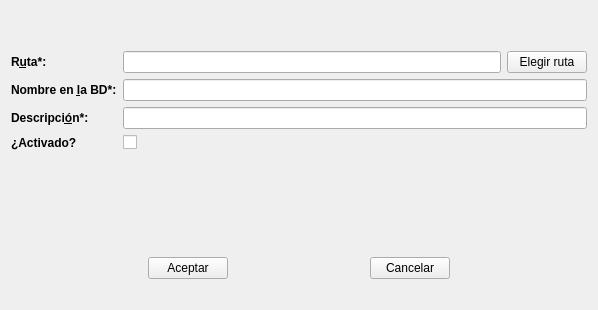
<?xml version="1.0" encoding="UTF-8"?>
<ui version="4.0">
 <class>Form</class>
 <widget class="QWidget" name="Form">
  <property name="geometry">
   <rect>
    <x>0</x>
    <y>0</y>
    <width>598</width>
    <height>310</height>
   </rect>
  </property>
  <property name="windowTitle">
   <string>Panel de administración</string>
  </property>
  <layout class="QVBoxLayout" name="verticalLayout">
   <item>
    <spacer name="verticalSpacer">
     <property name="orientation">
      <enum>Qt::Vertical</enum>
     </property>
     <property name="sizeType">
      <enum>QSizePolicy::Fixed</enum>
     </property>
     <property name="sizeHint" stdset="0">
      <size>
       <width>20</width>
       <height>40</height>
      </size>
     </property>
    </spacer>
   </item>
   <item>
    <layout class="QFormLayout" name="formLayout">
     <item row="0" column="0">
      <widget class="QLabel" name="label">
       <property name="font">
        <font>
         <weight>75</weight>
         <bold>true</bold>
        </font>
       </property>
       <property name="text">
        <string>R&amp;uta*:</string>
       </property>
       <property name="buddy">
        <cstring>lRuta</cstring>
       </property>
      </widget>
     </item>
     <item row="0" column="1">
      <layout class="QHBoxLayout" name="horizontalLayout">
       <item>
        <widget class="QLineEdit" name="lRuta">
         <property name="whatsThis">
          <string>La ruta completa donde se encuentra el script a introducir en la BD. Se puede introducir a mano o dejar que el botón rellene la casilla de manera automática</string>
         </property>
         <property name="maxLength">
          <number>250</number>
         </property>
        </widget>
       </item>
       <item>
        <widget class="QPushButton" name="bElegirRuta">
         <property name="toolTip">
          <string>Pulsa para elegir la ruta con el administrador de archivos del sistema.</string>
         </property>
         <property name="text">
          <string>Elegir ruta</string>
         </property>
         <property name="icon">
          <iconset>
           <normaloff>plasma-next-icons/Breeze/actions/toolbar/network-connect.svg</normaloff>plasma-next-icons/Breeze/actions/toolbar/network-connect.svg</iconset>
         </property>
        </widget>
       </item>
      </layout>
     </item>
     <item row="1" column="0">
      <widget class="QLabel" name="label_2">
       <property name="font">
        <font>
         <weight>75</weight>
         <bold>true</bold>
        </font>
       </property>
       <property name="text">
        <string>Nombre en &amp;la BD*:</string>
       </property>
       <property name="buddy">
        <cstring>lNombreBD</cstring>
       </property>
      </widget>
     </item>
     <item row="1" column="1">
      <widget class="QLineEdit" name="lNombreBD">
       <property name="whatsThis">
        <string>El nombre que debe tener el script en la base de datos. Es importante darle un nombre apropiado para después poder identificar el Script de manera correcta.</string>
       </property>
       <property name="maxLength">
        <number>20</number>
       </property>
      </widget>
     </item>
     <item row="2" column="0">
      <widget class="QLabel" name="label_3">
       <property name="font">
        <font>
         <weight>75</weight>
         <bold>true</bold>
        </font>
       </property>
       <property name="text">
        <string>Descripci&amp;ón*:</string>
       </property>
       <property name="buddy">
        <cstring>lDesc</cstring>
       </property>
      </widget>
     </item>
     <item row="2" column="1">
      <widget class="QLineEdit" name="lDesc">
       <property name="whatsThis">
        <string>Descripción del Script para mostrar al Usuario. Se recomienda ser explícito y muy claro a la hora de dar una descripción.</string>
       </property>
       <property name="maxLength">
        <number>150</number>
       </property>
      </widget>
     </item>
     <item row="3" column="0">
      <widget class="QLabel" name="label_4">
       <property name="font">
        <font>
         <weight>75</weight>
         <bold>true</bold>
        </font>
       </property>
       <property name="text">
        <string>¿Activado?</string>
       </property>
      </widget>
     </item>
     <item row="3" column="1">
      <widget class="QCheckBox" name="checkBox">
       <property name="text">
        <string/>
       </property>
      </widget>
     </item>
    </layout>
   </item>
   <item>
    <layout class="QHBoxLayout" name="horizontalLayout_2">
     <item>
      <spacer name="horizontalSpacer">
       <property name="orientation">
        <enum>Qt::Horizontal</enum>
       </property>
       <property name="sizeHint" stdset="0">
        <size>
         <width>40</width>
         <height>20</height>
        </size>
       </property>
      </spacer>
     </item>
     <item>
      <widget class="QPushButton" name="bAceptar">
       <property name="text">
        <string>Aceptar</string>
       </property>
       <property name="icon">
        <iconset>
         <normaloff>plasma-next-icons/Breeze/actions/toolbar/dialog-ok.svg</normaloff>plasma-next-icons/Breeze/actions/toolbar/dialog-ok.svg</iconset>
       </property>
      </widget>
     </item>
     <item>
      <spacer name="horizontalSpacer_2">
       <property name="orientation">
        <enum>Qt::Horizontal</enum>
       </property>
       <property name="sizeHint" stdset="0">
        <size>
         <width>40</width>
         <height>20</height>
        </size>
       </property>
      </spacer>
     </item>
     <item>
      <widget class="QPushButton" name="bCancelar">
       <property name="text">
        <string>Cancelar</string>
       </property>
       <property name="icon">
        <iconset>
         <normaloff>plasma-next-icons/Breeze/actions/toolbar/list-remove.svg</normaloff>plasma-next-icons/Breeze/actions/toolbar/list-remove.svg</iconset>
       </property>
      </widget>
     </item>
     <item>
      <spacer name="horizontalSpacer_3">
       <property name="orientation">
        <enum>Qt::Horizontal</enum>
       </property>
       <property name="sizeHint" stdset="0">
        <size>
         <width>40</width>
         <height>20</height>
        </size>
       </property>
      </spacer>
     </item>
    </layout>
   </item>
   <item>
    <spacer name="verticalSpacer_2">
     <property name="orientation">
      <enum>Qt::Vertical</enum>
     </property>
     <property name="sizeType">
      <enum>QSizePolicy::Fixed</enum>
     </property>
     <property name="sizeHint" stdset="0">
      <size>
       <width>20</width>
       <height>20</height>
      </size>
     </property>
    </spacer>
   </item>
  </layout>
 </widget>
 <tabstops>
  <tabstop>lRuta</tabstop>
  <tabstop>bElegirRuta</tabstop>
  <tabstop>lNombreBD</tabstop>
  <tabstop>lDesc</tabstop>
  <tabstop>bAceptar</tabstop>
  <tabstop>bCancelar</tabstop>
 </tabstops>
 <resources/>
 <connections/>
</ui>
